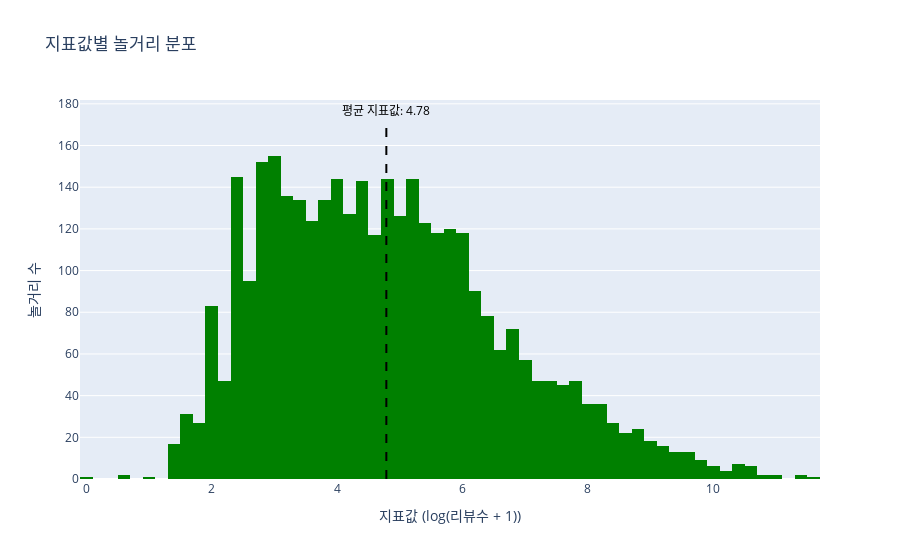

Source (notebook cell):
### Code cell
import plotly.express as px

# 평균 계산
avg_value_value = enjoy['indicator'].mean()
print("전체 놀거리의 평균 지표값:", avg_value_value)

# 히스토그램 생성
fig = px.histogram(
    enjoy,
    x='indicator',
    title='지표값별 놀거리 분포',
    color_discrete_sequence=['green']
)

# y축 최대값 추정 (bin 수에 맞게 설정)
y_max = enjoy['indicator'].value_counts(bins=50).max()

# 평균선 추가
fig.add_shape(
    type='line',
    x0=avg_value_value,
    x1=avg_value_value,
    y0=0,
    y1=y_max,
    line=dict(color='black', dash='dash')
)

# 평균선 라벨 추가
fig.add_annotation(
    x=avg_value_value,
    y=y_max,
    text=f"평균 지표값: {avg_value_value:.2f}",
    showarrow=False,
    yshift=10,
    font=dict(color='black')
)

# 레이아웃 수정
fig.update_layout(
    xaxis_title='지표값 (log(리뷰수 + 1))',
    yaxis_title='놀거리 수'
)

fig.show()

### Figure 1 — Plotly figure (JSON) as saved in the notebook; plotly's stock layout.template omitted (floating-point values rounded to 4 significant figures; data arrays with more than 128 entries replaced by an {"elided": "..."} marker saying what was removed)
{"data": [{"bingroup": "x", "hovertemplate": "indicator=%{x}<br>count=%{y}<extra></extra>", "legendgroup": "", "marker": {"color": "green", "pattern": {"shape": ""}}, "name": "", "orientation": "v", "showlegend": false, "type": "histogram", "x": {"elided": "3497 float values"}, "xaxis": "x", "yaxis": "y"}], "layout": {"annotations": [{"font": {"color": "black"}, "showarrow": false, "text": "평균 지표값: 4.78", "x": 4.785, "y": 172, "yshift": 10}], "barmode": "relative", "legend": {"tracegroupgap": 0}, "shapes": [{"line": {"color": "black", "dash": "dash"}, "type": "line", "x0": 4.785, "x1": 4.785, "y0": 0, "y1": 172}], "title": {"text": "지표값별 놀거리 분포"}, "xaxis": {"anchor": "y", "domain": [0, 1], "title": {"text": "지표값 (log(리뷰수 + 1))"}}, "yaxis": {"anchor": "x", "domain": [0, 1], "title": {"text": "놀거리 수"}}}}
